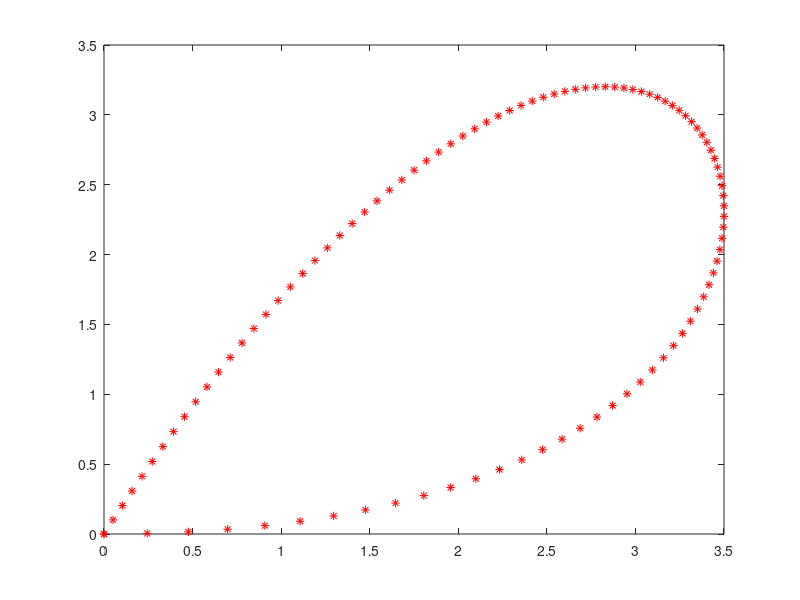

MATLAB code to generate this figure:
%adding [0,0] at the end or [5,0] at the beginning closes the curve
%In this example [0,0] has been used to close the curve 
clear all
close all 
clc
u = 0:0.01:1;
for i=1:size(u,2)
    c = (1 - u(i))^5.*[0 ; 0] + 5*(1 - u(i))^4.*u(i).*[1;2] + 10*(1 - u(i))^3.*u(i)^2.*[3 ; 5] + 10*(1 - u(i))^2.*u(i)^3.*[4 ; 4] + 5*(1 - u(i))*u(i)^4.*[5 ; 0] + u(i)^5.*[0 ; 0];
    %X = sprintf('Value of Bezier curve at u=%d is %d and %d',u(i),c(1,:),c(2,:));
    plot(c(1,:),c(2,:),'-*r')
    hold on
end 